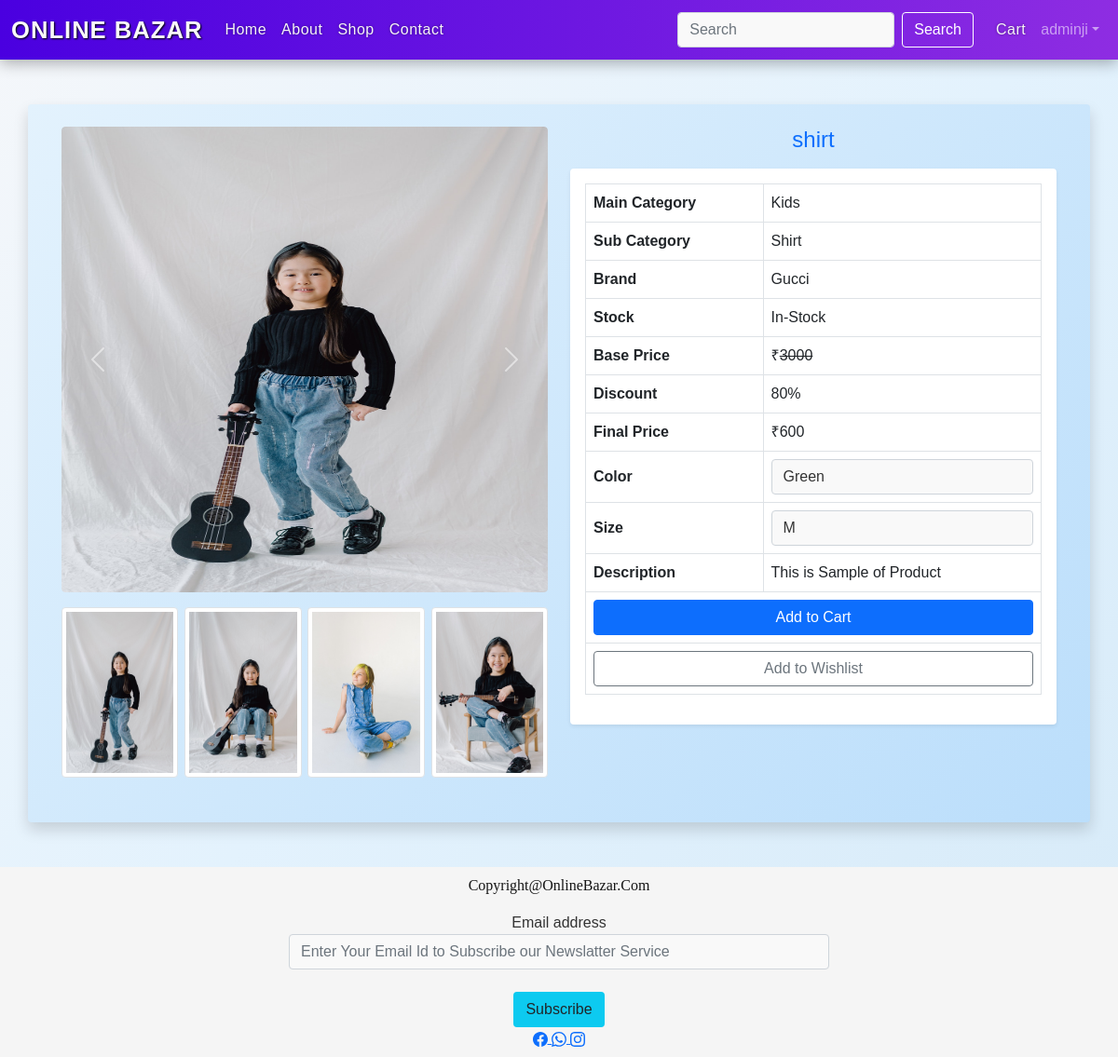
The page /single-product-page/15/ (signed in) on the database its author committed.
### mainApp/models.py (models this page shows, shortened)
class Product(models.Model):
    id = models.AutoField(primary_key=True)
    name = models.CharField(max_length=20)
    maincategory = models.ForeignKey(Maincategory,on_delete=models.CASCADE)
    subcategory = models.ForeignKey(Subcategory,on_delete=models.CASCADE)
    brand = models.ForeignKey(Brand,on_delete=models.CASCADE)
    seller = models.ForeignKey(Seller,on_delete=models.CASCADE,default=None)
    baseprice = models.IntegerField()
    discount = models.IntegerField()
    finalprice = models.IntegerField()
    size = models.CharField(max_length=100)
    color = models.CharField(max_length=100)
    description = models.TextField()
    stock = models.CharField(max_length=20,default="In stock")
    pic1 = models.ImageField(upload_to="images",default="no.png",null=True,blank=True)
    pic2 = models.ImageField(upload_to="images",default="no.png",null=True,blank=True)
    pic3 = models.ImageField(upload_to="images",default="no.png",null=True,blank=True)
    pic4 = models.ImageField(upload_to="images",default="no.png",null=True,blank=True)

class Maincategory(models.Model):
    id = models.AutoField(primary_key=True)
    name = models.CharField(max_length=20)
    def __str__(self):
        return self.name

class Subcategory(models.Model):
    id = models.AutoField(primary_key=True)
    name = models.CharField(max_length=20)
    def __str__(self):
        return self.name

class Brand(models.Model):
    id = models.AutoField(primary_key=True)
    name = models.CharField(max_length=20)
    def __str__(self):
        return self.name

### mainApp/views.py (the view)
# urls.py: path('single-product-page/<int:num>/',views.singleproduct),
def singleproduct(request,num):
    p = Product.objects.get(id=num)
    color = p.color.split(",")
    color = color[:-1]
    size = p.size.split(",")
    size = size[:-1]
    return render(request,"singleproductpage.html",{"Product":p,"color":color,"size":size})

### mainApp/templates/singleproductpage.html (shortened to what this page needs)
{% extends 'index.html' %}
{% load static %}
{% block body %}
<div class="container my-5">
    <div class="row bg-white rounded shadow p-4" style="background: linear-gradient(135deg, #E3F2FD, #BBDEFB);">
        <div class="col-lg-6 mb-4">
            <div id="carouselExampleControls" class="carousel slide" data-bs-ride="carousel">
                <div class="carousel-inner rounded">
                    <div class="carousel-item active">
                        <img src="{{Product.pic1.url}}" class="d-block w-100 rounded" height="500px" alt="...">
                    </div>
                </div>
                <button class="carousel-control-prev" type="button" data-bs-target="#carouselExampleControls"
                    data-bs-slide="prev">
                    <span class="carousel-control-prev-icon"></span>
                </button>
                <button class="carousel-control-next" type="button" data-bs-target="#carouselExampleControls"
                    data-bs-slide="next">
                    <span class="carousel-control-next-icon"></span>
                </button>
            </div>
            <div class="mt-3 d-flex justify-content-between">
                <img src="{{Product.pic1.url}}" class="img-thumbnail" width="24%">
                <img src="{{Product.pic2.url}}" class="img-thumbnail" width="24%">
                <img src="{{Product.pic3.url}}" class="img-thumbnail" width="24%">
                <img src="{{Product.pic4.url}}" class="img-thumbnail" width="24%">
            </div>
        </div>
        <div class="col-lg-6">
            <h4 class="text-primary text-center mb-3">{{Product.name}}</h4>
            <div class="bg-white p-3 rounded shadow-sm" style="background: #f8f9fa;">
                <table class="table table-bordered">
                    <tr>
                        <th>Main Category</th>
                        <td>{{Product.maincategory}}</td>
                    </tr>
                    <tr>
                        <th>Sub Category</th>
                        <td>{{Product.subcategory}}</td>
                    </tr>
                    <tr>
                        <th>Brand</th>
                        <td>{{Product.brand}}</td>
                    </tr>
                    <tr>
                        <th>Stock</th>
                        <td>{{Product.stock}}</td>
                    </tr>
                    <tr>
                        <th>Base Price</th>
                        <td>&#8377;<del>{{Product.baseprice}}</del></td>
                    </tr>
                    <tr>
                        <th>Discount</th>
                        <td>{{Product.discount}}%</td>
                    </tr>
                    <tr>
                        <th>Final Price</th>
                        <td>&#8377;{{Product.finalprice}}</td>
                    </tr>
                    <form action="/add-to-cart/" method="post">
                        <tr>
                            <th>Color</th>
                            <td>
                                <select name="color" class="form-control">
                                    {% for i in color %}
                                    <option value="{{i}}">{{i}}</option>
                                    {% endfor %}
                                </select>
                            </td>
                        </tr>
                        <tr>
                            <th>Size</th>
                            <td>
                                <select name="size" class="form-control">
                                    {% for i in size %}
                                    <option value="{{i}}">{{i}}</option>
                                    {% endfor %}
                                </select>
                            </td>
                        </tr>
                        <tr>
                            <th>Description</th>
                            <td>{{Product.description}}</td>
                        </tr>
                        <tr>
                            <th colspan="2">
                                <button type="submit" class="btn btn-primary w-100">Add to Cart</button>
                            </th>
                        </tr>
                    </form>
                    <tr>
                        <th colspan="2">
                            <a href="/add-to-wishlist/{{Product.id}}/" class="btn btn-outline-secondary w-100">Add to Wishlist</a>
                        </th>
                    </tr>
                </table>
            </div>
        </div>
    </div>
</div>
{% endblock %}

### mainApp/templates/index.html (shortened to what this page needs)
<!DOCTYPE html>
{% load static %}
<html lang="en">
<head>
  <link rel="stylesheet" href="https://cdnjs.cloudflare.com/ajax/libs/font-awesome/4.7.0/css/font-awesome.min.css">
  <link href="https://cdn.jsdelivr.net/npm/bootstrap@5.1.3/dist/css/bootstrap.min.css" rel="stylesheet"
>
  <link rel="stylesheet" href="{% static 'css/style.css'%}">
</head>
<body>
  <nav class="navbar navbar-expand-lg navbar-dark custom-navbar">
    <div class="container-fluid">
      <a class="navbar-brand fw-bold" href="/">Online Bazar</a>
      <div class="collapse navbar-collapse" id="navbarNavDropdown">
        <ul class="navbar-nav me-auto mb-2 mb-lg-0">
          <li class="nav-item"><a class="nav-link nav-hover" href="/">Home</a></li>
          <li class="nav-item"><a class="nav-link nav-hover" href="/about/">About</a></li>
          <li class="nav-item"><a class="nav-link nav-hover" href="/shop/All/All/All/">Shop</a></li>
          <li class="nav-item"><a class="nav-link nav-hover" href="/contact/">Contact</a></li>
        </ul>
        <form class="d-flex me-3" method="post" action="/shop/ALL/ALL/ALL/">
          <input class="form-control me-2" type="search" name="search" placeholder="Search" aria-label="Search">
          <button class="btn btn-outline-light" type="submit">Search</button>
        </form>
        <ul class="navbar-nav mb-2 mb-lg-0">
          <li class="nav-item"><a class="nav-link nav-hover" href="/cart/">Cart</a></li>
          {% if request.user.is_authenticated %}
          <li class="nav-item dropdown">
            <a class="nav-link dropdown-toggle" href="#" id="navbarDropdown" role="button" data-bs-toggle="dropdown"
              aria-expanded="false">{{ request.user }}</a>
          </li>
          {% else %}
          <li class="nav-item"><a class="nav-link nav-hover" href="/login/">Login</a></li>
          {% endif %}
        </ul>
      </div>
    </div>
  </nav>
  {% block body %}{% endblock %}
  <footer class="background p-2 text-center mt-1">
    <p style="color:rgba(0, 0, 0, 0.918); font-family: cursive; text-transform: capitalize;">copyright@OnlineBazar.com
    </p>
    <div class="row">
      <div class="col-md-3 col-sm-12 col-12"></div>
      <div class="col-md-6 col-sm-12 col-12">
        <form action="/" method="post">
          <div class="form-group">
            <label for="email">Email address</label>
            <input type="email" class="form-control" name="email"
              placeholder="Enter Your Email Id to Subscribe our Newslatter Service">
          </div>
          <br>
          <button type="submit" class="btn bg-info">Subscribe</button>
        </form>
      </div>
      <div class="col-md-3 col-sm-12 col-12"></div>
    </div>
    <a type = btn href="https://www.facebook.com/gyan.babu.779/{{ request.get_full_path|urlencode }}">
  </a>
  <i class="bi bi-whatsapp">
    <a href="https://wa.me/6205102076">
  </a>
  </i>
  <i class="bi bi-instagram">
    <a href="https://www.instagram.com/gyan1436?igshid=YzVkODRmOTdmMw==
    " target="_blank" rel="noopener noreferrer">
</a>
</i>
  </footer>
</body>
</html>

### mainApp/static/css/style.css (style rules this page uses)
.background { background-color: rgb(245, 245, 245); }

### mainApp/templates/singleproductpage.html (style rules this page uses)
body { background: linear-gradient(to right, #E3F2FD, #F5F7FA); font-family: 'Poppins', sans-serif; color: #333; }
.table th, .table td { vertical-align: middle; }

### mainApp/templates/index.html (style rules this page uses)
body { background: linear-gradient(135deg, #F5F7FA, #E3F2FD, #D6EAF8); font-family: 'Poppins', sans-serif; }
.custom-navbar { background: linear-gradient(to right, #4A00E0, #8E2DE2); font-family: 'Poppins', sans-serif; box-shadow: 0 4px 15px rgba(0, 0, 0, 0.3); }
.custom-navbar .navbar-brand { color: #F9F9F9 !important; font-size: 1.6rem; text-transform: uppercase; letter-spacing: 1px; font-weight: bold; text-shadow: 1px 1px 2px #000; }
.nav-hover { color: #F5F5F5 !important; position: relative; transition: color 0.3s ease; font-weight: 500; letter-spacing: 0.5px; text-shadow: 0 0 3px rgba(0, 0, 0, 0.4); }
.form-control { background-color: #f9f9f9; color: #333; font-weight: 500; }
.btn-outline-light { color: #fff; border-color: #fff; }

### rows shown on the page
Product: pic1 (picture), pic2 (picture), pic3 (picture), pic4 (picture), name "shirt", maincategory "Kids", subcategory "Shirt", brand "Gucci", stock "In-Stock", baseprice "3000", discount "80", finalprice "600", description "This is Sample of Product"

### other values the page prints
{{ request.user }} "adminji"
form field color "Green"
form field size "M"
